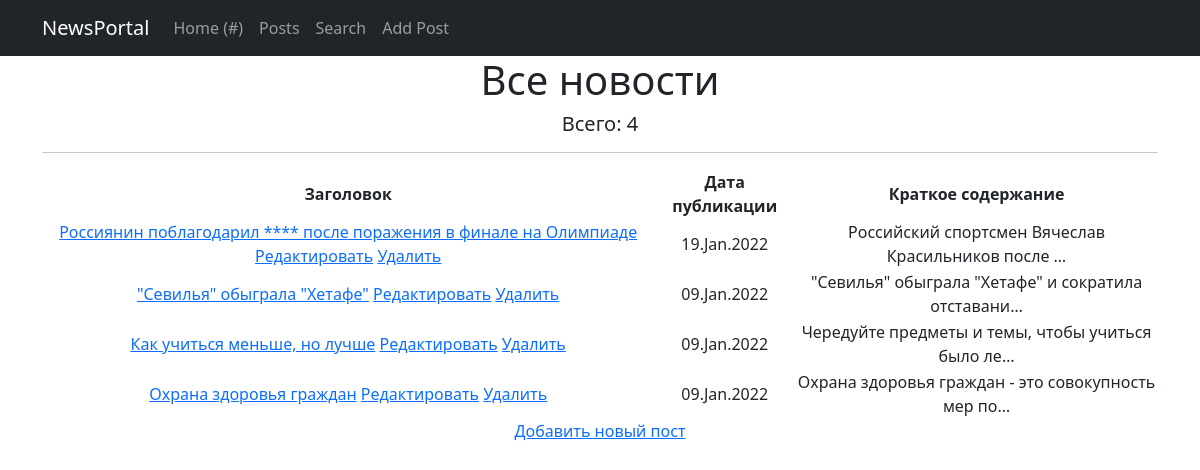
The page /news/ on the database as committed earlier.
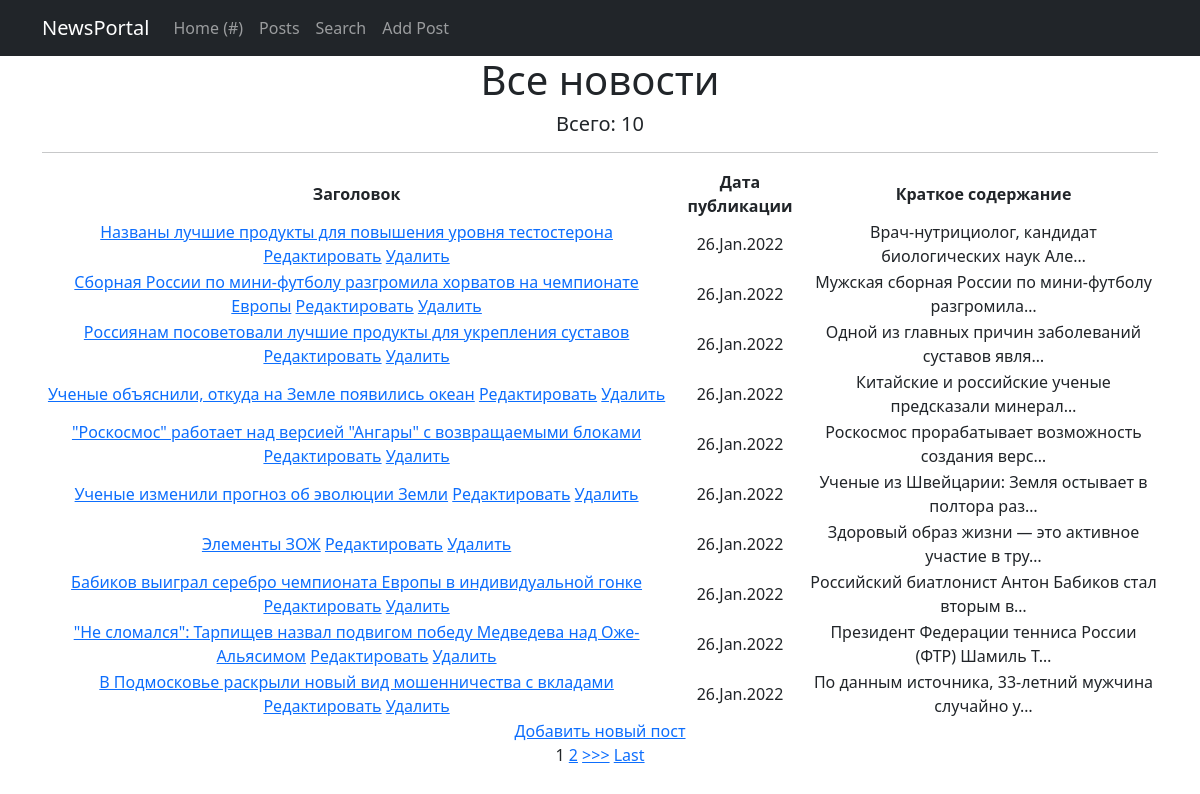
The same page on the database as committed later.
### news/models.py (models this page shows, shortened)
class Post(models.Model):
    author = models.ForeignKey(Author, on_delete=models.CASCADE)
    NEWS = 'NW'
    ARTICLES = 'AR'
    CATEGORY_CHOICE = [
        (NEWS, 'Новости'),
        (ARTICLES, 'Статьи')
    ]
    categoryType = models.CharField(max_length=2, choices=CATEGORY_CHOICE, default=ARTICLES)
    creationDate = models.DateTimeField(auto_now_add=True)
    postCategory = models.ManyToManyField(Category, through='PostCategory')
    title = models.CharField(max_length=128)
    text = models.TextField()
    rate = models.SmallIntegerField(default=0)

### news/views.py (the view)
# urls.py: path('', PostsList.as_view()),
class PostsList(ListView):
    model = Post
    template_name = 'news.html'
    context_object_name = 'news'
    ordering = ['-creationDate']
    paginate_by = 10

### news/templatetags/my_filters.py (called while the page is built)
@register.filter(name='censor')
def censor(value):
    text_list = str(value).split()
    bad_words = ['осёл', 'лошар', 'лопух',]
    for i, word in enumerate(text_list):
        if word.strip(',') in bad_words:
            text_list[i] = '****'
    value = ' '.join(text_list)
    return value

### news/templates/news.html (shortened to what this page needs)
{% extends 'flatpages/default.html' %}
{% load my_filters %}
{% block content %}
    <h1>Все новости</h1>
    <h5>Всего: {{news|length}}</h5>
    <hr>
    {% if news %}
        <table>
            <tr>
                <th>
                    Заголовок
                </th>
                <th>
                    Дата публикации
                </th>
                <th>
                    Краткое содержание
                </th>
            </tr>
        {% for post in news %}
            <tr>
                <td>
                    <a href="{% url 'post' post.id %}">{{ post.title|censor }}</a>
                    <a href="{% url 'edit_post' post.id %}">Редактировать</a>
                    <a href="{% url 'delete_post' post.id %}">Удалить</a>
                </td>
                <td>
                    {{ post.creationDate|date:'d.M.Y' }}
                </td>
                <td>
                    {{ post.text|truncatechars:50|censor }}
                </td>
            </tr>
        {% endfor %}
        </table>
        <a href="{% url 'post_add' %}">Добавить новый пост</a> <br>
    {% else %}
        <h2>Статей нет!</h2>
    {% endif %}
    {% if is_paginated %}
        {% for num in page_obj.paginator.page_range %}
            {% if page_obj.number == num %}
                <a>{{ num }}</a>
            {% elif num > page_obj.number|add:'-3' and num < page_obj.number|add:'3' %}
                <a href="?page={{ num }}">{{ num }}</a>
            {% endif %}
        {% endfor %}
        {% if page_obj.has_next %}
            <a href="?page={{ page_obj.next_page_number }}">>>></a>
            <a href="?page={{ page_obj.paginator.num_pages }}">Last</a>
        {% endif %}
    {% endif %}
{% endblock content %}

Rows that differ between the two databases and show on the page:
no longer on this page (row unchanged): Post: title|censor "Россиянин поблагодарил **** после поражения в финале на Олимпиаде", creationDate "19.Jan.2022", text|censor "Российский спортсмен Вячеслав Красильников после …"
no longer on this page (row unchanged): Post: title|censor "\"Севилья\" обыграла \"Хетафе\"", creationDate "09.Jan.2022", text|censor "\"Севилья\" обыграла \"Хетафе\" и сократила отставани…"
no longer on this page (row unchanged): Post: title|censor "Как учиться меньше, но лучше", creationDate "09.Jan.2022", text|censor "Чередуйте предметы и темы, чтобы учиться было ле…"
no longer on this page (row unchanged): Post: title|censor "Охрана здоровья граждан", creationDate "09.Jan.2022", text|censor "Охрана здоровья граждан - это совокупность мер по…"
added Post: title|censor "Названы лучшие продукты для повышения уровня тестостерона", creationDate "26.Jan.2022", text|censor "Врач-нутрициолог, кандидат биологических наук Але…"
added Post: title|censor "Сборная России по мини-футболу разгромила хорватов на чемпионате Европы", creationDate "26.Jan.2022", text|censor "Мужская сборная России по мини-футболу разгромила…"
added Post: title|censor "Россиянам посоветовали лучшие продукты для укрепления суставов", creationDate "26.Jan.2022", text|censor "Одной из главных причин заболеваний суставов явля…"
added Post: title|censor "Ученые объяснили, откуда на Земле появились океан", creationDate "26.Jan.2022", text|censor "Китайские и российские ученые предсказали минерал…"
added Post: title|censor "\"Роскосмос\" работает над версией \"Ангары\" с возвращаемыми блоками", creationDate "26.Jan.2022", text|censor "Роскосмос прорабатывает возможность создания верс…"
added Post: title|censor "Ученые изменили прогноз об эволюции Земли", creationDate "26.Jan.2022", text|censor "Ученые из Швейцарии: Земля остывает в полтора раз…"
added Post: title|censor "Элементы ЗОЖ", creationDate "26.Jan.2022", text|censor "Здоровый образ жизни — это активное участие в тру…"
added Post: title|censor "Бабиков выиграл серебро чемпионата Европы в индивидуальной гонке", creationDate "26.Jan.2022", text|censor "Российский биатлонист Антон Бабиков стал вторым в…"
added Post: title|censor "\"Не сломался\": Тарпищев назвал подвигом победу Медведева над Оже-Альясимом", creationDate "26.Jan.2022", text|censor "Президент Федерации тенниса России (ФТР) Шамиль Т…"
added Post: title|censor "В Подмосковье раскрыли новый вид мошенничества с вкладами", creationDate "26.Jan.2022", text|censor "По данным источника, 33-летний мужчина случайно у…"
Other text that changed with them:
{{ news|length }}: "4" → "10"
new list line: "1"
new list line: "2"
text now shown: ">>> Last"
